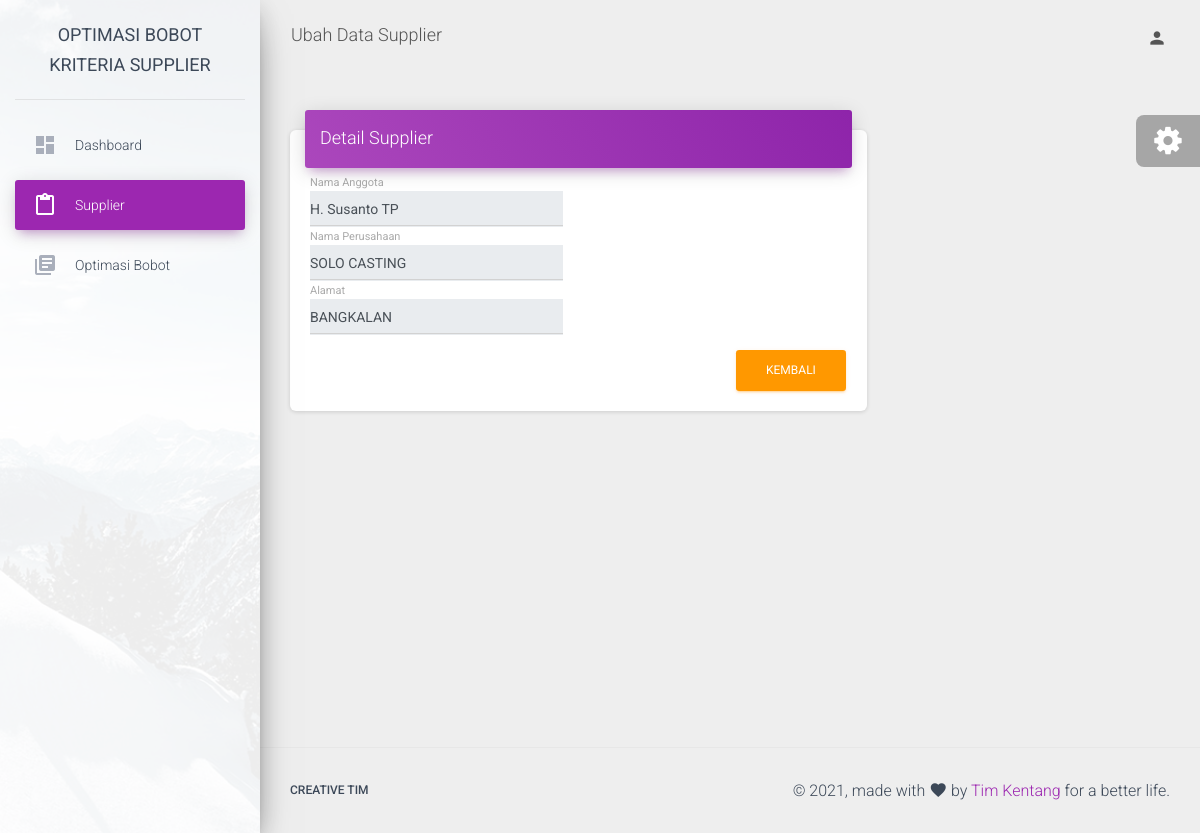
The app's page /welcome/update_supplier/152 with its own data.
### tables this page shows
CREATE TABLE `tb_supplier` (
  `id_anggota` int(11) NOT NULL,
  `nama_anggota` varchar(255) NOT NULL,
  `nama_perusahaan` varchar(255) NOT NULL,
  `alamat` text NOT NULL
);

### application/controllers/Welcome.php (called while the page is built, shortened)
<?php
class Welcome extends CI_Controller
{
	public function __construct()
	{
		$this->load->model("supplier_model");
		$this->load->model("bobot_model");
		$this->load->model("user_model");
		$this->load->library('form_validation');
	}
	public function update_supplier($id)
	{
		$data['title']		= 'Ubah Data Supplier';
		$data['nav']		= '3';
		$data['supplier']	= $this->db->get_where('tb_supplier', ['id_anggota' => $id])->row_array();
		$this->load->view('_partials/head', $data);
		$this->load->view('_partials/sidebar', $data);
		$this->load->view('_partials/topbar', $data);
		$this->load->view('update_supplier', $data);
		$this->load->view('_partials/foot', $data);
	}
}

### index.php (called while the page is built, shortened)
<?php
require_once BASEPATH.'core/CodeIgniter.php';

### application/views/update_supplier.php (the view, shortened to what this page needs)
<div class="content">
    <div class="container-fluid">
        <div class="row">
            <div class="col-md-8">
                <div class="card">
                    <div class="card-header card-header-primary">
                        <h4 class="card-title">Detail Supplier</h4>
                    </div>
                    <div class="card-body">
                        <form method="post" action="<?= base_url('welcome/edit_supplier') ?>">
                            <div class="row">
                                <div class="col-md-6">
                                    <div class="form-group">
                                        <label class="bmd-label-floating">Nama Anggota</label>
                                        <?php if (isset($_SESSION['email']) && $_SESSION['role_id'] == 1) : ?>
                                            <input type="text" name="nama_anggota" class="form-control" value="<?= $supplier['nama_anggota']; ?>">
                                        <?php else : ?>
                                            <input type="text" name="nama_anggota" class="form-control" value="<?= $supplier['nama_anggota']; ?>" readonly>
                                        <?php endif; ?>
                                    </div>
                                </div>
                            </div>
                            <div class="row">
                                <div class="col-md-6">
                                    <div class="form-group">
                                        <label class="bmd-label-floating">Nama Perusahaan</label>
                                        <?php if (isset($_SESSION['email']) && $_SESSION['role_id'] == 1) : ?>
                                            <input type="text" name="nama_perusahaan" class="form-control" value="<?= $supplier['nama_perusahaan']; ?>">
                                        <?php else : ?>
                                            <input type="text" name="nama_perusahaan" class="form-control" value="<?= $supplier['nama_perusahaan']; ?>" readonly>
                                        <?php endif; ?>
                                    </div>
                                </div>
                            </div>
                            <div class="row">
                                <div class="col-md-6">
                                    <div class="form-group">
                                        <label class="bmd-label-floating">Alamat</label>
                                        <?php if (isset($_SESSION['email']) && $_SESSION['role_id'] == 1) : ?>
                                            <input type="text" name="alamat" class="form-control" value="<?= $supplier['alamat']; ?>">
                                        <?php else : ?>
                                            <input type="text" name="alamat" class="form-control" value="<?= $supplier['alamat']; ?>" readonly>
                                        <?php endif; ?>
                                    </div>
                                </div>
                            </div>
                            <?php if (isset($_SESSION['email']) && $_SESSION['role_id'] == 1) : ?>
                                <button type="button" class="btn btn-danger pull-right" data-toggle="modal" data-target="#yakinhapus">HAPUS</button>
                                <button type="submit" class="btn btn-primary pull-right">EDIT</button>
                                <a class="btn btn-success pull-right" href="<?= base_url() ?>welcome/hitung/<?= $supplier['id_anggota'] ?>">BOBOT</a>
                                <a class="btn btn-warning" href="<?= base_url('welcome/supplier') ?>">KEMBALI</a>
                                <div class="clearfix"></div>
                            <?php else : ?>
                                <a class="btn btn-warning pull-right" href="<?= base_url('welcome/supplier') ?>">KEMBALI</a>
                            <?php endif; ?>
                        </form>
                    </div>
                </div>
            </div>
        </div>
    </div>
</div>
</div>

### records on screen
tb_supplier: nama_anggota "H. Susanto TP", nama_perusahaan "SOLO CASTING", alamat "BANGKALAN"

### other values on screen
$title "Ubah Data Supplier"
